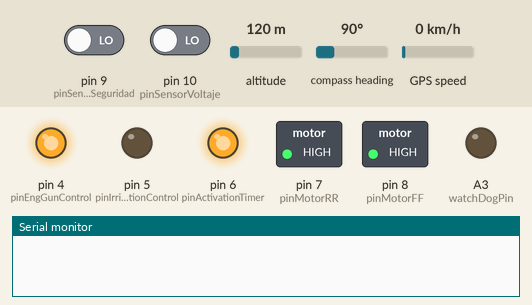
Recording of a sketch running on a simulated Arduino Uno, built with avr-gcc and run on an emulated ATmega328P. On the bench: switched loads named in the sketch (green lamp = pin HIGH), output pins drawn as LEDs (lit = HIGH), the last lines printed to the serial monitor. The inputs (shaded band) are chosen by the test bench; at power-on: pin 9 (pinSensorSeguridad) LOW, pin 10 (pinSensorVoltaje) LOW, altitude 120 m, compass heading 90°, GPS speed 0 km/h. The GPS gets a fix after 3 s at 37.7749, -122.4194 with 8 satellites; the modem accepts every AT command (registered, SIM ready, sends succeed) and sends nothing else.

Above: at 0.1 s.
At 1.2 s:
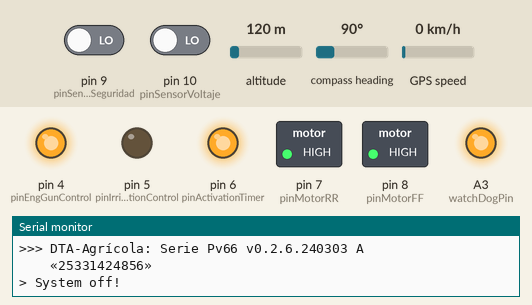
Timing chart, 0 to 2.7 s (numbered marks = the images above):
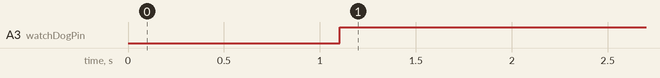

The sketch:

DTA_Control_Riego_Pv66_v0.2.6.ino
```cpp
/****************************************************************************
 *                                                                          *
 *                    Sistemas DTA Serie Pv66 v0.2.6 A                      *
 *                               2024.03.03                                 *
 *                                                                          *
 *   Sensores:                                                              *
 *   - Presión ................... A0                                       *
 *   - Seguridad ................. D9                                       *
 *   - Electricidad .............. D10                                      *
 *   - Comunicación............... D2, D3                      				      *
 *   - GPS........................ D11, D12, D13 (Tarjetas amarillas)       *
 *                                                                          *
 ****************************************************************************/

#pragma region includes

#include <TinyGPS.h>
#include <SoftwareSerial.h>
#include <avr/wdt.h>

#include "SensorKalman.h"
#include "config.h"
#include "sensores.h"
#include "acciones.h"
#include "comunicaciones.h"

#pragma endregion includes

void setup() {
  wdt_disable();
  pinMode(pinIrrigationControl, OUTPUT);
  digitalWrite(pinIrrigationControl, LOW);  // Control de riego Activado
  pinMode(pinSensorVoltaje, INPUT);
  pinMode(pinSensorSeguridad, INPUT);
  pinMode(pinEngGunControl, OUTPUT);
  pinMode(pinActivationTimer, OUTPUT);
  pinMode(pinMotorRR, OUTPUT);
  pinMode(pinMotorFF, OUTPUT);
  apagar();
  controlPosicion();
  sensorKalman.setDistance(commFrec);
  Serial.begin(115200);
  Serial.print(F("\n>>> DTA-Agrícola: Serie Pv66 v0.2.6.240303 A\n"));
  Serial.print(F("    «")); Serial.print(telefono); Serial.print(F("»\n"));
  // wdt_enable(WDTO_8S);
  dtKalman = millis();
}

void loop(){
  communications();
  machineControl();
  waitFor(1);
}

void communications() {
  static unsigned long lastCommunication = 0;
  if (millis() - lastCommunication > commFrec * 1000) {
    lastCommunication = millis();
    comunicaciones();
    setActivationTimers();
    showVars();
  }
}

void machineControl() {
  if (statusVar == "ON") {
    static unsigned long activeTime = 0;
    unsigned long actualTime = millis() - activeTime;
    if (actualTime < activationTimer) {
      activeMachine();
    } else {
      unactiveMachine();
    }
    if (actualTime >= 60000) { activeTime = millis(); }
  } else {
    apagar();
    Serial.println(F("> System off!"));
    waitFor(9);
  }
}

void activeMachine() {
  setDirection();
  if (getSensors()) {
    if (isPosition && isPresure) {
      Serial.println(directionVar == "FF" ? F("> Running: forward") : F("> Running: reverse"));
      digitalWrite(pinActivationTimer, LOW);
      digitalWrite(pinEngGunControl, (endGunVar == "ON") ? (serie == 0 ? LOW : HIGH) : (serie == 0 ? HIGH : LOW));
    } else {
      digitalWrite(pinActivationTimer, HIGH);
      digitalWrite(pinEngGunControl, (endGunVar == "ON") ? (serie == 0 ? HIGH : LOW) : (serie == 0 ? LOW : HIGH));
      Serial.println(!isPresure ? F("> Stopped: Insuficient presure!") : F("> Stopped: Position error!"));
      statusVar = !isPosition ? "OFF" : statusVar;
      // if ((lat_actual != 0.0f || lon_actual != 0.0f) && !isPosition) {  // <- Esto qué es???
      //   statusVar = !isPosition ? F("OFF") : F("ON");
      // }
    }
  } else {
    apagar();
    statusVar = !isVoltage ? statusVar : "OFF";
    Serial.println(!isVoltage ? F("> Stopped: Voltage error!") : F("> Stopped: Sequrity error!"));
  }
}

void unactiveMachine() {
  static unsigned long unactiveTime = 0;
  if (!controlSeguridad()) {
    Serial.print(F(": Sequrity error!"));
    apagar();
    statusVar = "OFF";
  }
  statusVar = !controlPosicion() ? "OFF" : statusVar;
  if (millis() - unactiveTime < deactivationTimer) {
    Serial.print(F("> Stopped"));
    digitalWrite(pinActivationTimer, HIGH);
    Serial.println();
  } else {
    unactiveTime = millis();
  }
}
```

SensorKalman.h
```cpp
#ifndef _Kalman_h
#define _Kalman_h

class SensorKalman {

  private:

    double Q_distance;
    double R_measure;
    double distance;
    double P;
    double K;
    double y;
    double S;

  public:

    SensorKalman() {
      Q_distance = 1;
      R_measure = 1;
      distance = 0;  //reset the distance
      P = 0;         //initial covariance matrix
    }

    double getDistance(double newDistance, double dt) {
      //distance=distance; //priori distance
      P += Q_distance * dt;  //estimation error covariance
      //Kalman gain
      S = P + R_measure;
      K = P / S;
      //Update whith measurement
      y = newDistance - distance;
      //Calculate distance
      distance += K * y;
      //Update the error covariance
      P *= (1 - K);
      return distance;
    };

    void setDistance(double newDistance) {
      distance = newDistance;
    };

    double getQdistance() {
      return Q_distance;
    };

    void setQdistance(double newQ_distance) {
      Q_distance = newQ_distance;
    };

    double getRmeasure() {
      return R_measure;
    };

    void setRmeasure(double newR_measure) {
      R_measure = newR_measure;
    };

};

#endif
```

acciones.h
```cpp
#pragma region Acciones

void systemWatchDog() {
  wdt_reset();
  pinMode(watchDogPin, OUTPUT);         // Sink current to drain charge from C2
  digitalWrite(watchDogPin, HIGH);
  delay(50);                            // Give enough time for C2 to discharge (should discharge in 50 ms)
  pinMode(watchDogPin, INPUT);          // Return to high impedance
}

void setActivationTimers() {
  activationTimer = 600 * velocityVar;      // 60000 * velocityVar / 100;
  unsigned int dif = 60000 - activationTimer;
  deactivationTimer = velocityVar == 100 ? 0 : dif > 0 ? dif : 10;
}

void showVars() {
  Serial.print(F("\n> Setting vars: "));
  Serial.print(F("\n  ~ Type: "));
  Serial.println(deviceType == "PC" ? F("Central Pivot") : deviceType == "PC" ? F("Lineal Pivot") : F("Other"));
  Serial.print(F("  ~ Status: ")); Serial.println(statusVar);
  Serial.print(F("  ~ Direction: ")); Serial.println(directionVar);
  Serial.print(F("  ~ Auto Reverse: ")); Serial.println(autoreverseVar);
  Serial.print(F("  ~ Position: ")); Serial.print((String)positionVar); Serial.println(F("°"));
  Serial.print(F("  ~ End Gun: ")); Serial.println((String)endGunVar);
  Serial.print(F("  ~ Velocity: ")); Serial.print((String)velocityVar); Serial.println(F("%"));
  Serial.print(F("    . ON: ")); Serial.print((String)activationTimer); Serial.println(F("ms"));
  Serial.print(F("    . OFF: ")); Serial.print((String)deactivationTimer); Serial.println(F("ms"));
}

void waitFor(int seconds) {
  unsigned long initialTimer = millis();
  seconds *= 1000;
  while (millis() - initialTimer < seconds) {
    delay(100);
    systemWatchDog();
  }
}

void apagar() {
  digitalWrite(pinEngGunControl, serie == 0 ? HIGH : LOW);        // Apagado
  digitalWrite(pinMotorFF, HIGH);                                 // Apagado
  digitalWrite(pinMotorRR, HIGH);                                 // Apagado
  digitalWrite(pinActivationTimer, HIGH);                         // Apagado
  // statusVar = "OFF";
  // activationTimer = 0;
  // deactivationTimer = 60000;
}

void setDirection() {
  if (directionVar == "FF") {                                     // Activavión FF
    digitalWrite(pinMotorRR, HIGH);                               // Apagado
    delay(500);
    digitalWrite(pinMotorFF, LOW);                                // Encendido
  }
  if (directionVar == "RR") {                                     // Activavión RR
    digitalWrite(pinMotorFF, HIGH);                               // Apagado
    delay(500);
    digitalWrite(pinMotorRR, LOW);                                // Encendido
  }
}

#pragma endregion Acciones
```

sensores.h
```cpp
#pragma region Sensores

#pragma region <<Seguridad>>

bool isSequre() {
  return digitalRead(pinSensorSeguridad);
}

bool controlSeguridad() {
  if (!isSequre()) {
    Serial.println(F("  * Sequrity error... try again!"));
    delay(500);
    if (!isSequre()) {
      Serial.println(F("  * Sequrity error... try again!"));
      delay(500);
      return isSequre();
    }
  }
  return true;
}

#pragma endregion <<Seguridad>>

#pragma region <<Voltaje>>

bool controlVoltaje() {
  return digitalRead(pinSensorVoltaje);
}

#pragma endregion <<Voltaje>>

#pragma region <<Presión>>

float controlPresionAnalogica() {
  float presionActual = 0.0f;
  for (int i = 0; i < 3; i++) {
    float pAnalog = analogRead(A0);
    float temp = map(pAnalog, 100, 1023, 0.0, sensorPresionVar);
    presionActual += temp > 0 ? temp : 0;
    delay(10);
  }
  presionActual = presionActual / 3;
  Serial.print(F("  ~ Presion: "));
  Serial.println((String)presionActual);
  return presionActual;
}

bool controlPresion() {
  if (sensorPresionVar > 0) {
    actualPresure = controlPresionAnalogica();
    return actualPresure >= 1;
  }
  return true;
  // return (sensorPresionVar == 0) || (sensorPresionVar > 0 && actualPresure >= 1) ? true : false;
}

#pragma endregion <<Presión>>

#pragma region <<Posición>>

bool parseGPSData() {
  bool newData = false;
  // Se parsean por un segundo los datos del GPS y se reportan algunos valores clave
  for (unsigned long start = millis(); millis() - start < 1000;) {
    while (ssGPS.available()) {
      char c = ssGPS.read();
      // Serial.write(c);   // descomentar para ver el flujo de datos del GPS
      if (gps.encode(c))  // revisa si se completó una nueva cadena
        newData = true;
    }
  }
  return newData;
}

void checkGPSConnection() {
  unsigned long chars;
  unsigned short sentences, failed;
  gps.stats(&chars, &sentences, &failed);
  if (chars == 0) {
    Serial.println(F("  * Problema de conectividad con el GPS: revise el cableado"));
  }
}

float printGPSData(float flat, float flon, float azimut, int errorGPS) {
  Serial.print(lat_central, 6);
  Serial.print(F(","));
  Serial.print(lon_central, 6);
  Serial.print(F(" "));
  Serial.print(flat == TinyGPS::GPS_INVALID_F_ANGLE ? 0.0 : flat, 6);
  Serial.print(F(","));
  Serial.print(flon == TinyGPS::GPS_INVALID_F_ANGLE ? 0.0 : flon, 6);
  Serial.print(F(" "));
  Serial.print(gps.satellites() == TinyGPS::GPS_INVALID_SATELLITES ? 0 : gps.satellites());
  Serial.print(F(" "));
  Serial.print((int)azimut);
  Serial.print(F(" "));
  Serial.println(errorGPS);
}

float getPosition() {
  float azimut = positionVar;
  bool newData = parseGPSData();
  if (newData) {
    unsigned long age;
    gps.f_get_position(&lat_actual, &lon_actual, &age);
    azimut = gps.course_to(lat_central, lon_central, lat_actual, lon_actual);
    errorGPS = gps.hdop() == TinyGPS::GPS_INVALID_HDOP ? 0 : gps.hdop();
    // printGPSData(lat_actual, lon_actual, azimut, errorGPS);
  }
  checkGPSConnection();
  return azimut;
}

bool controlPosicion() {
  // return true;
  ssGPS.begin(9600);
  ssGPS.listen();
  positionVar = getPosition();
  // positionVar = sensorKalman.getDistance(getPosition(), (double)(millis() - dtKalman)/1000);
  dtKalman = millis();
  ssGPS.end();
  return (lat_actual == 0.0f && lon_actual == 0.0f) ? false :
         (positionIni <= positionVar && positionVar < positionEnd) ? true : false;
}

#pragma endregion <<Posición>>

bool getSensors() {
  isVoltage = controlVoltaje();
  isPresure = controlPresion();
  isPosition = controlPosicion();
  isSequrity = controlSeguridad();
  return isVoltage && isSequrity;
}

#pragma endregion Sensores
```

config.h
```cpp
/****************************************************************************
 *                                                                          *
 *   Configuración: {GUN, GSMr, GSMt, GPSr, GPSt, SEQ}                      *
 *   - GUN: 0 <= Relay FL | 1 <= Relay JQC                                  *
 *   - GSM: Rx, Tx (2, 3) <= Chip azul | (3, 2) <= Chip rojo                *
 *   - GPS: Rx, Tx (12, 11) <= Tarjeta blanca | (13, 12) Tarjeta amarilla   *
 *   - SEQ: 0 <= Lectura directa | 1 <= Efecto Hall                         *
 *                                                                          *
 ****************************************************************************/

#pragma region Definiciones

String fillNumber(int number, byte positions) {
  String numberStr = ((String) number);
  byte cerosLength = positions - numberStr.length();
  String result = "";
  for (byte i = 0; i < cerosLength; i++) {
    result += "0";
  }
  return result + numberStr;
}

// const int config[] = {0, 3, 2, 12, 11, 0, 0, 0, 0, 0};
const int config[] = {0, 3, 2, 12, 11, 0, 25, 33, 142, 4856};
// const int config[] = {0, 3, 2, 12, 11, 0, 52, 625, 120, 1079};
const String telefono = fillNumber(config[6], 2) + fillNumber(config[7], 2) + fillNumber(config[8], 3) + fillNumber(config[9], 4);
// const String httpServer = "AT+HTTPPARA=\"URL\",\"http://pprsar.com/cosme/comm_v3.php?id=" + telefono;
const String httpServer = "AT+HTTPPARA=\"URL\",\"http://dtaamerica.com/ws/comm_v3.php?id=" + telefono;
#define pinEngGunControl 4
#define pinIrrigationControl 5
#define pinActivationTimer 6
#define pinMotorRR 7
#define pinMotorFF 8
#define pinSensorSeguridad 9
#define pinSensorVoltaje 10
#define watchDogPin A3
#define commFrec 30

#pragma endregion Definiciones

#pragma region <<GSM/GPRS>>

SoftwareSerial gprs(config[1], config[2]);
bool restartGSM = true;                        // Comunicaciones
byte signalVar = 0;
byte commError = 0;
bool commRx = true;

#pragma endregion <<GSM/GPRS>>

#pragma region <<GPS>>

TinyGPS gps;
SoftwareSerial ssGPS(config[3], config[4]);
SensorKalman sensorKalman;
float lat_central = 0.0f;
float lon_central = 0.0f;
float lat_actual = 0.0f;
float lon_actual = 0.0f;
float positionVar = 0.0f;
int positionIni = 0;
int positionEnd = 0;
byte errorGPS = 0;

#pragma endregion <<GPS>>

#pragma region <<Variables Generales>>

bool testComm = false;                         // Para test
String deviceType = "PC";                      // PC | PL
String statusVar = "OFF";
String lastDirectionVar = "FF";
String directionVar = "FF";
String autoreverseVar = "OFF";
String endGunVar = "OFF";
byte velocityVar = 0;
unsigned int activationTimer = 0;              // Temporizadores
unsigned int deactivationTimer = 60000;
unsigned long dtKalman = 0;
bool isSequrity = false;                       // Sensores
bool isVoltage = false;
bool isPresure = false;
bool isPosition = false;
bool isSensors = false;
float sensorPresionVar = 0;
float actualPresure = 0;
byte serie = config[0];

#pragma endregion <<Variables Generales>>

#pragma endregion <<Variables>>
```

Source omitted: comunicaciones.h (13592 bytes)

Measured:
- by itself, A3 (watchDogPin): LOW → HIGH at 1.1 s
